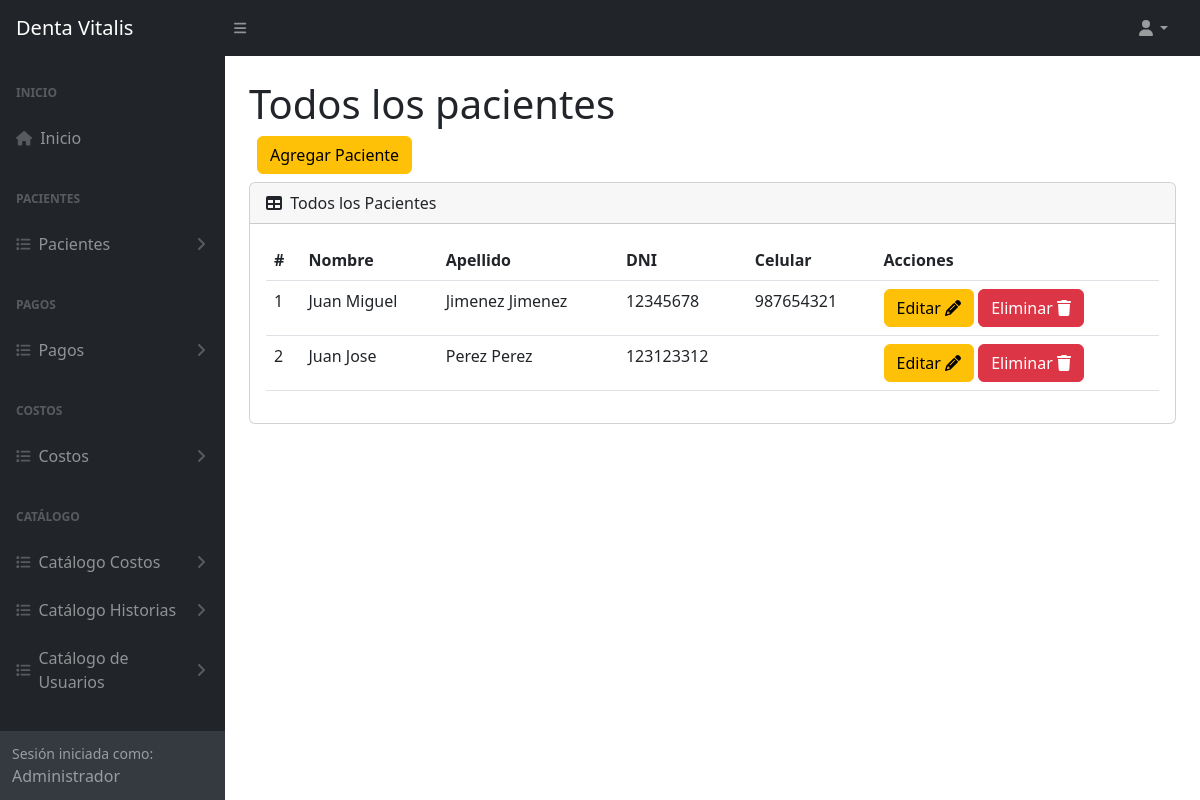
Page /pacientes (signed in) on the committed database.
### tables this page shows
CREATE TABLE `tba_paciente`  (
  `IdPaciente` int NOT NULL AUTO_INCREMENT,
  `NombrePaciente` varchar(100) NOT NULL,
  `ApellidoPaciente` varchar(100) NOT NULL,
  `DNIPaciente` int NOT NULL,
  `SexoPaciente` varchar(12) NULL DEFAULT NULL,
  `EdadPaciente` varchar(11) NULL DEFAULT NULL,
  `FechaNacimiento` date NULL DEFAULT NULL,
  `CelularPaciente` varchar(11) NOT NULL,
  `DomicilioPaciente` varchar(255) NULL DEFAULT NULL,
  `LugarProcedencia` varchar(100) NULL DEFAULT NULL,
  `LugarNacimiento` varchar(80) NULL DEFAULT NULL,
  `GradoInstruccion` varchar(20) NULL DEFAULT NULL,
  `RazaPaciente` varchar(20) NULL DEFAULT NULL,
  `OcupacionPaciente` varchar(20) NULL DEFAULT NULL,
  `ReligionPaciente` varchar(20) NULL DEFAULT NULL,
  `EstadoCivil` varchar(20) NULL DEFAULT NULL,
  `NumeroContactoPaciente` varchar(11) NULL DEFAULT NULL,
  `NombreContactoPaciente` varchar(100) NULL DEFAULT NULL,
  `UsuarioCreado` int NOT NULL,
  `UsuarioActualiza` int NOT NULL,
  `FechaCreacion` datetime NOT NULL,
  `FechaActualizacion` datetime NOT NULL,
  PRIMARY KEY (`IdPaciente`) USING BTREE
);

### controller/plantilla.controller.php (called while the page is built)
<?php
class ControllerPlantilla
{
  static public function ctrPlantilla()
  {
    include "view/plantilla.php";
  }
}

### index.php (called while the page is built, shortened)
<?php
require_once "controller/plantilla.controller.php";
require_once "controller/pacientes.controller.php";
require_once "controller/pagos.controller.php";
require_once "model/pacientes.model.php";
$plantilla = new ControllerPlantilla();
$plantilla -> ctrPlantilla();

### controller/pacientes.controller.php (called while the page is built, shortened)
<?php
class ControllerPacientes
{
  public static function ctrMostrarPacientes()
  {
    $tabla = "tba_paciente";
    $listaPacientes = ModelPacientes::mdlMostrarPacientes($tabla);
    return $listaPacientes;
  }
}

### model/conexion.php (called while the page is built)
<?php
class Conexion
{
  static public function conn()
  {
    $link = new PDO("mysql:host=localhost;dbname=db_dentavitalis","root","");
		$link->exec("set names utf8");
		return $link;
  }
}

### model/pacientes.model.php (called while the page is built, shortened)
<?php
require_once "conexion.php";
class ModelPacientes
{
  public static function mdlMostrarPacientes($tabla)
  {
    $statement = Conexion::conn()->prepare("SELECT tba_paciente.IdPaciente, tba_paciente.NombrePaciente, tba_paciente.ApellidoPaciente, tba_paciente.DNIPaciente, tba_paciente.CelularPaciente FROM $tabla ORDER BY IdPaciente DESC");
    $statement -> execute();
    return $statement -> fetchAll();
  }
}

### view/modules/pacientes.php (the view, shortened to what this page needs)
</div>
        </div>
        <div class="sb-sidenav-footer">
          <div class="small">Sesión iniciada como:</div>
          <?php echo $_SESSION["nombreUsuario"] ?>
        </div>
      </nav>
    </div>
    <div id="layoutSidenav_content">
      <main class="bg">
        <div class="container-fluid px-4">
          <h1 class="mt-4">Todos los pacientes</h1>
          <div class="d-flex m-2">
            <button type="button" class="btn btn-warning" data-bs-toggle="modal" data-bs-target="#modalAgregarPaciente">
              Agregar Paciente
            </button>
          </div>
          <div class="card mb-4">
            <div class="card-header">
              <i class="fas fa-table me-1"></i>
              Todos los Pacientes
            </div>
            <div class="card-body">
              <table id="datatablesSimple" class="data-table-Paciente table">
                <thead>
                  <tr>
                    <th>#</th>
                    <th>Nombre</th>
                    <th>Apellido</th>
                    <th>DNI</th>
                    <th>Celular</th>
                    <th>Acciones</th>
                  </tr>
                </thead>
                <tbody>
                  <?php
                  $listaPacientes = ControllerPacientes::ctrMostrarPacientes();
                  foreach ($listaPacientes as $key => $value)
                  {
                    echo
                    '<tr>
                      <td>'.($key + 1).'</td>
                      <td>'.$value["NombrePaciente"].'</td>
                      <td>'.$value["ApellidoPaciente"].'</td>
                      <td>'.$value["DNIPaciente"].'</td>
                      <td>'.$value["CelularPaciente"].'</td>
                      <td>
                        <button class="btn btn-warning btnEditarPaciente" codPaciente="'.$value["IdPaciente"].'" data-bs-toggle="modal" data-bs-target="#modalEditarpaciente">Editar <i class="fa-solid fa-pencil"></i></button>
                        <button class="btn btn-danger btnEliminarPaciente" codPaciente="'.$value["IdPaciente"].'">Eliminar <i class="fa-solid fa-trash"></i></button>
                      </td>
                    </tr>';
                  }
                  ?>
                </tbody>
              </table>
            </div>
          </div>
        </div>
      </main>
    </div>
  </div>

### rows in the picture
tba_paciente: NombrePaciente "Juan Miguel", ApellidoPaciente "Jimenez Jimenez", DNIPaciente "12345678", CelularPaciente "987654321"
tba_paciente: NombrePaciente "Juan Jose", ApellidoPaciente "Perez Perez", DNIPaciente "123123312"

### other values in the picture
$_SESSION["nombreUsuario"] "Administrador"
